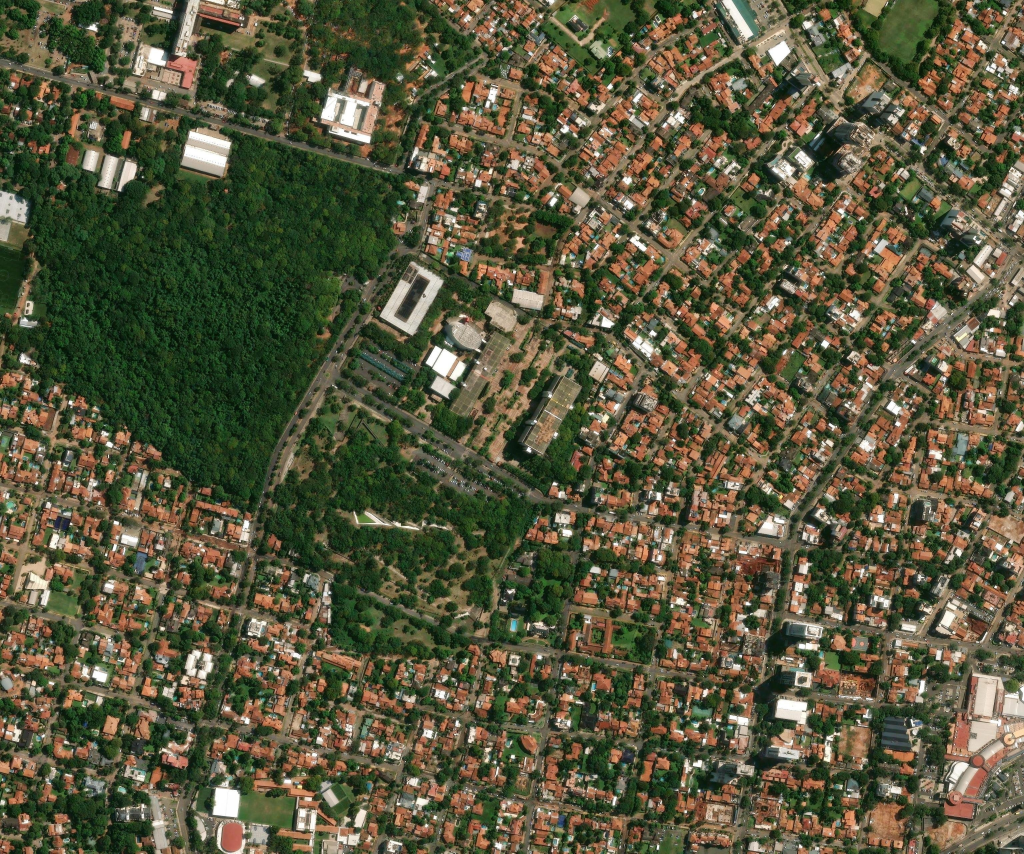
#> input picture assets/maps/kit/aerial_asuncion_banco_central_z18.jpg, 3072 x 2560 px, given in place of us_atlas.jpg, which was not available (shown at 1/3 size)
$ python ed09_assets.py
#> lines starting #> are read from the running program, lines starting #| are printed output that depends on the picture
#!/usr/bin/env python3
"""ED09 derived assets for pd17–pd20 (idempotent). Run: .venv/bin/python project/podcast/gen/ed09_assets.py"""
import json, re, os
from PIL import Image, ImageOps
Image.MAX_IMAGE_PIXELS = None
R = os.path.abspath(os.path.join(os.path.dirname(__file__), "..", "..", ".."))
P = lambda *a: os.path.join(R, *a)
K = 3840 / 6392.0

# --- US maps (kit us_* 6392x3524 -> 3840x2117) ---
def us(src, dst, grey):
#> called with src = 'assets/maps/kit/us_atlas.jpg', grey = True
    if os.path.exists(P(dst)): return
    im = Image.open(P(src)).convert("RGB").resize((3840, 2117), Image.LANCZOS)
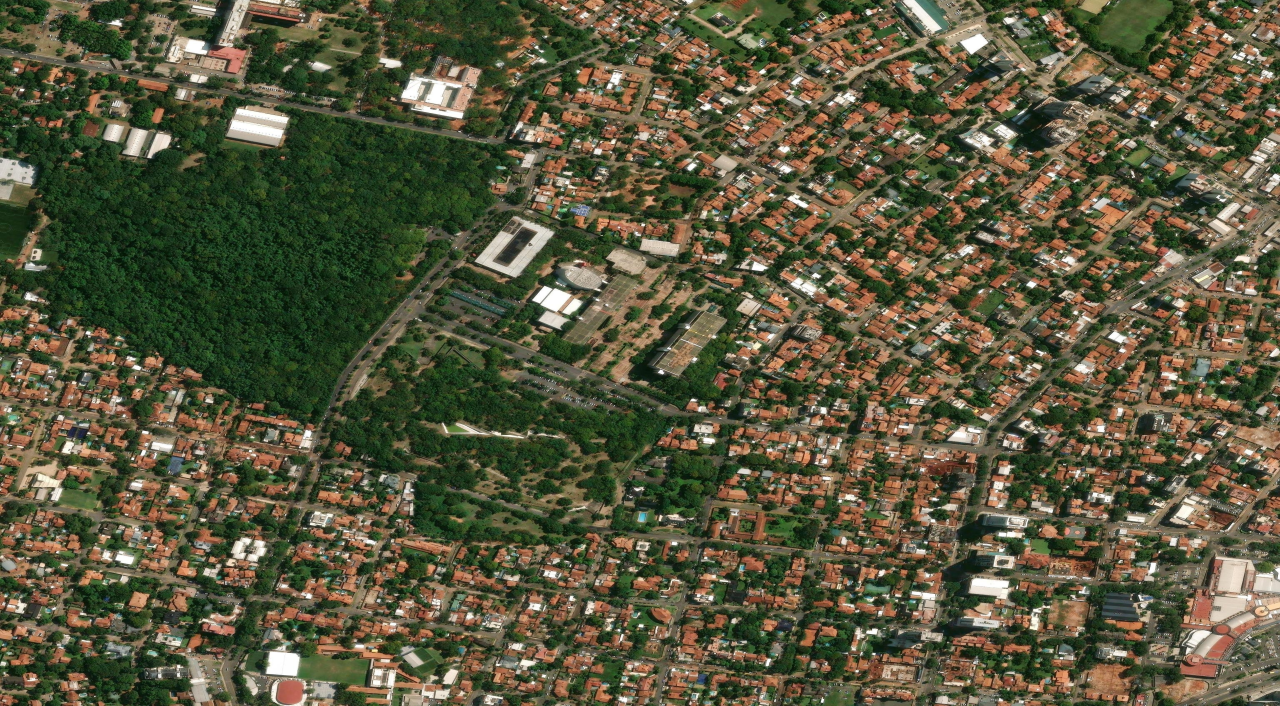
#> im: PIL image 3840x2117 RGB (shown at 1/3 size); mean R, G, B 88.5, 86.5, 61.2
    if grey:   # cool silicon grey atlas (paper scene)
        g = ImageOps.autocontrast(ImageOps.grayscale(im), cutoff=1)
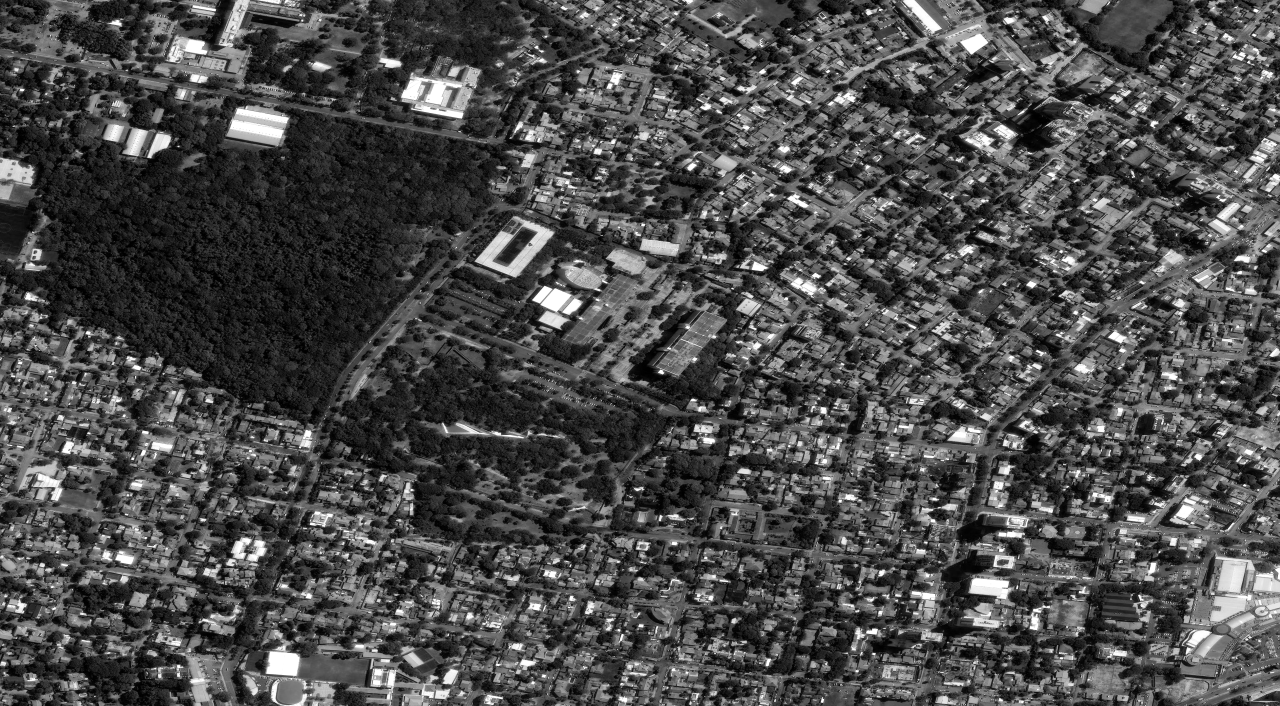
#> g: PIL image 3840x2117 L (shown at 1/3 size); min 0, max 255, mean 75
        im = ImageOps.colorize(g, (58, 63, 74), (238, 238, 232), mid=(176, 180, 186))
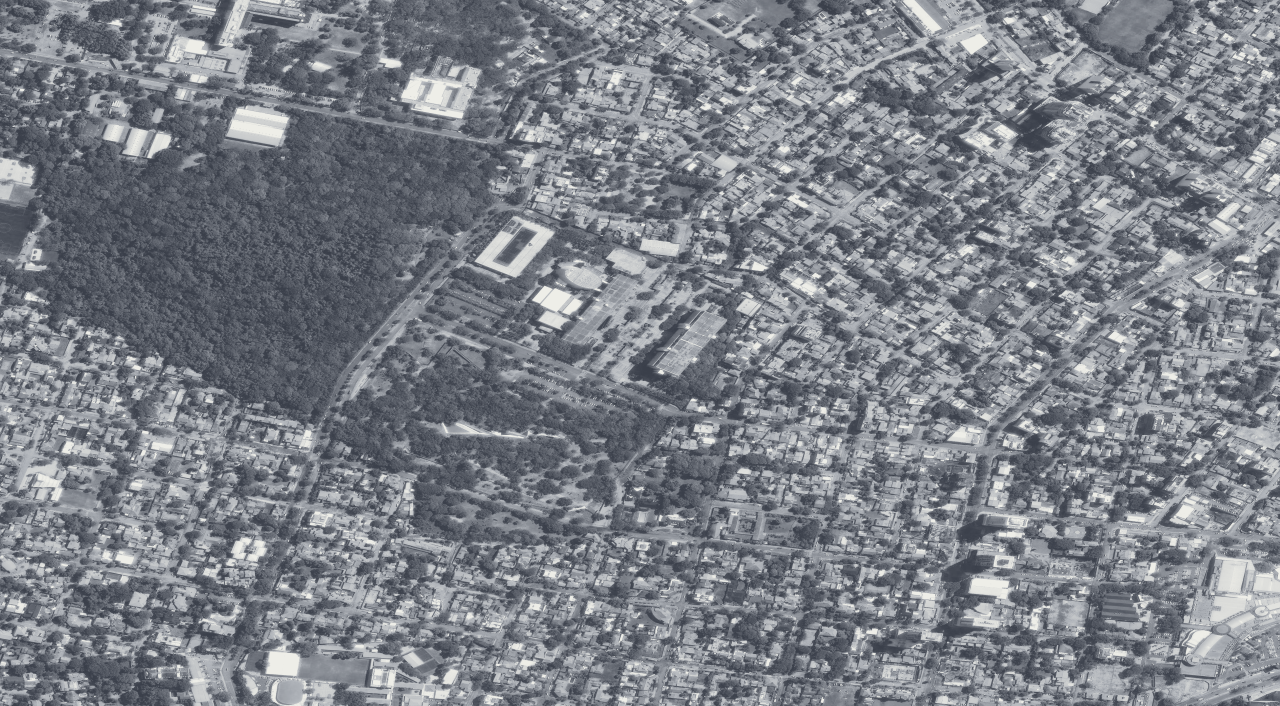
#> im: PIL image 3840x2117 RGB (shown at 1/3 size); mean R, G, B 123.8, 128.1, 135.7
    im.save(P(dst), quality=88)
us("assets/maps/kit/us_atlas.jpg", "assets/podcast/pd18/us_atlas_silicon_3840.jpg", True)
us("assets/maps/kit/us_night.jpg", "assets/podcast/pd19/us_night_3840.jpg", False)

def scale_path(d, k):
    out = []
    for m in re.finditer(r"([MLZ])\s*(-?[\d.]+)?[ ,]*(-?[\d.]+)?", d):
        c, x, y = m.groups()
        out.append("Z" if c == "Z" else "%s%d %d" % (c, round(float(x) * k), round(float(y) * k)))
    return "".join(out)
#> (the run stopped early here; a loop or call above may not have finished)

$ run again, on assets/maps/kit/aerial_asuncion_city_z15.jpg
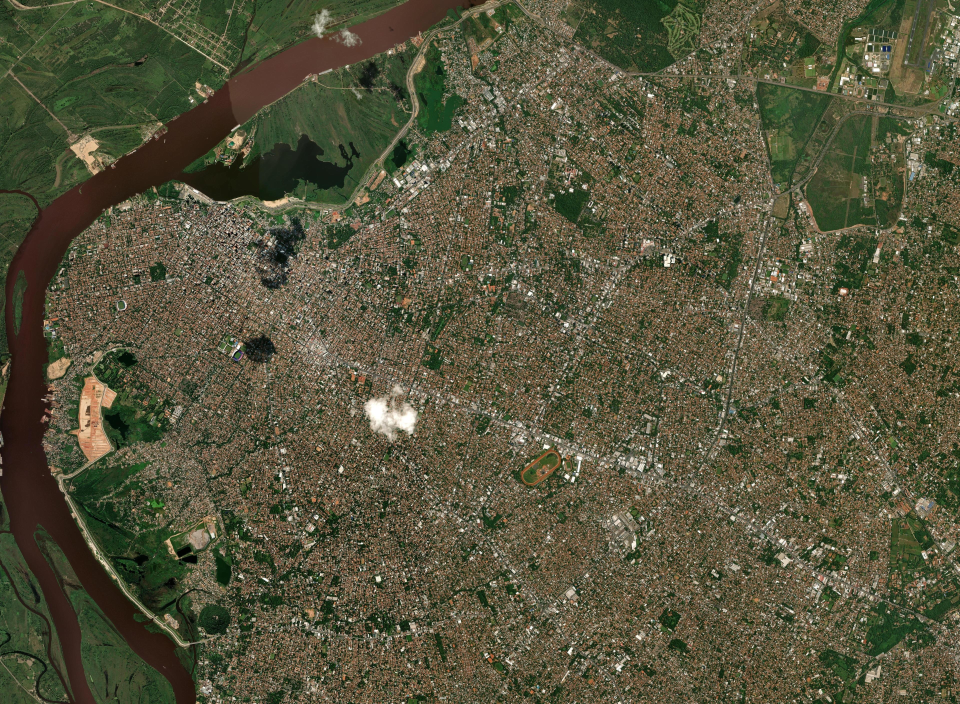
#> input picture assets/maps/kit/aerial_asuncion_city_z15.jpg, 3840 x 2816 px, given in place of us_atlas.jpg, which was not available (shown at 1/4 size)
#> in us, `g = ImageOps.autocontrast(ImageOps.grayscale(im), cutoff=1)`:
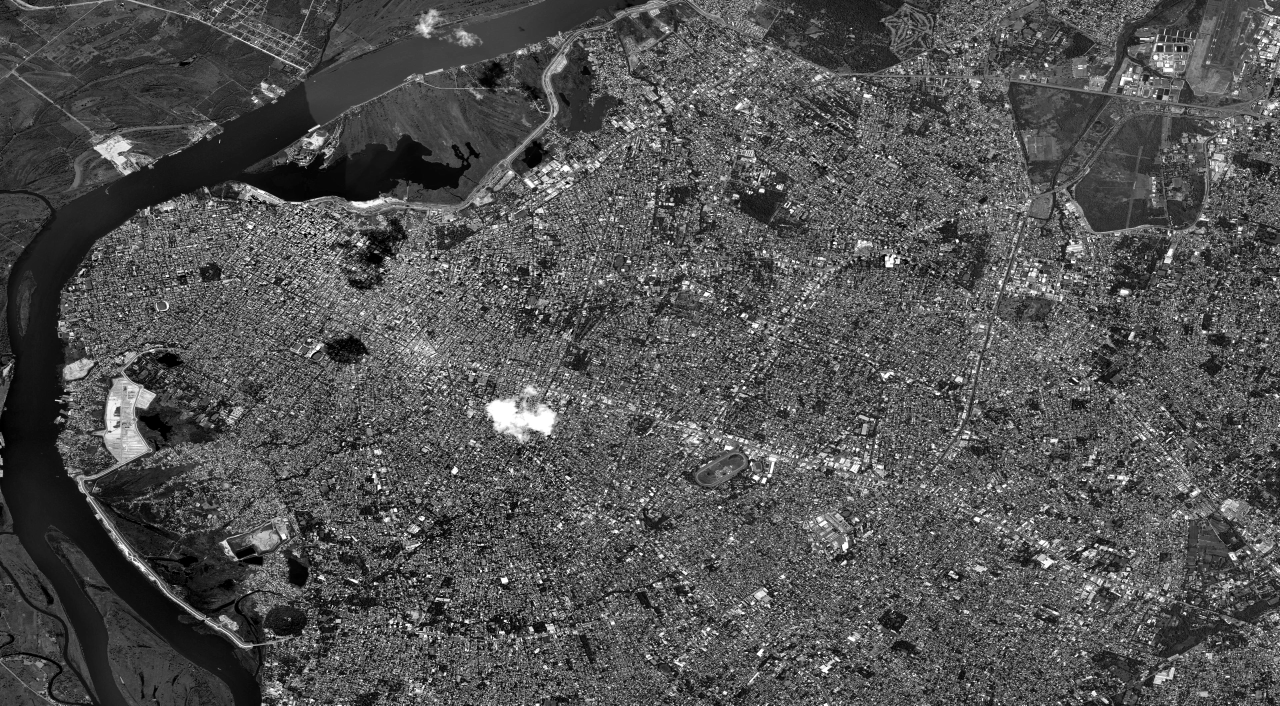
#> g: PIL image 3840x2117 L (shown at 1/3 size); min 0, max 255, mean 82.4
#> in us, `im = ImageOps.colorize(g, (58, 63, 74), (238, 238, 232), mid=(176, 180..`:
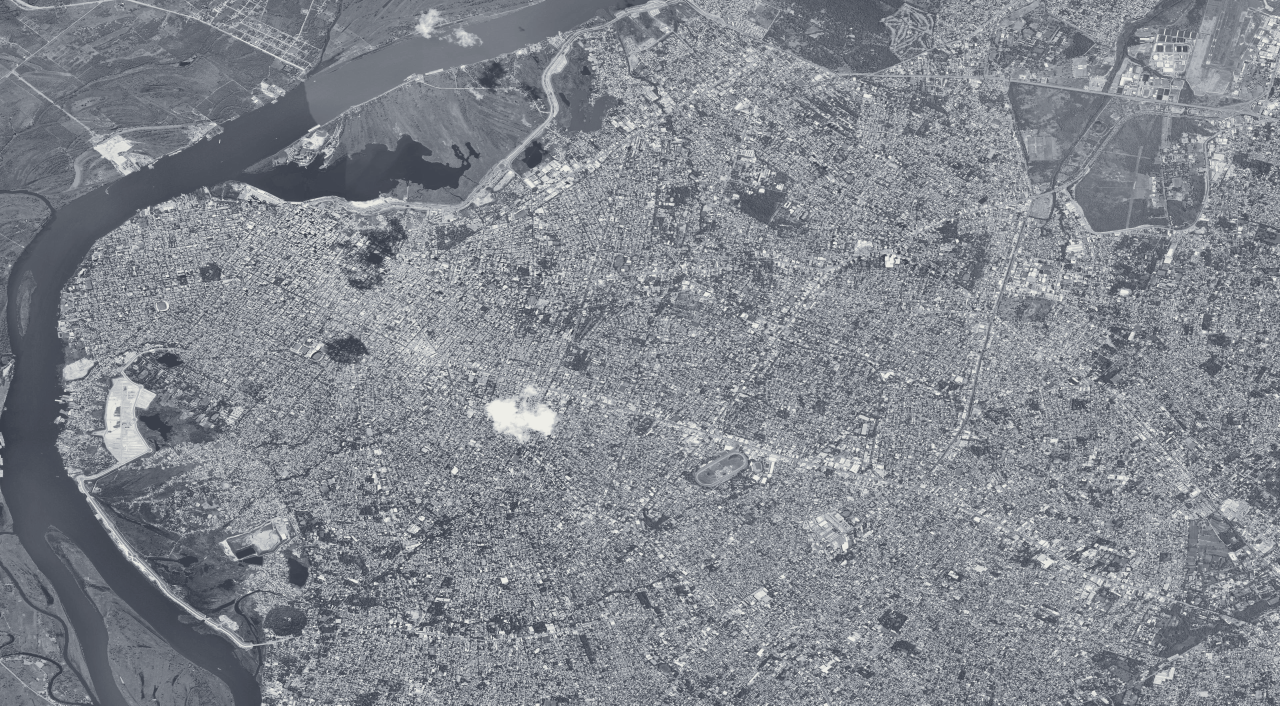
#> im: PIL image 3840x2117 RGB (shown at 1/3 size); mean R, G, B 130.2, 134.4, 141.7

$ run again, on assets/maps/kit/aerial_asuncion_congress_z18.jpg
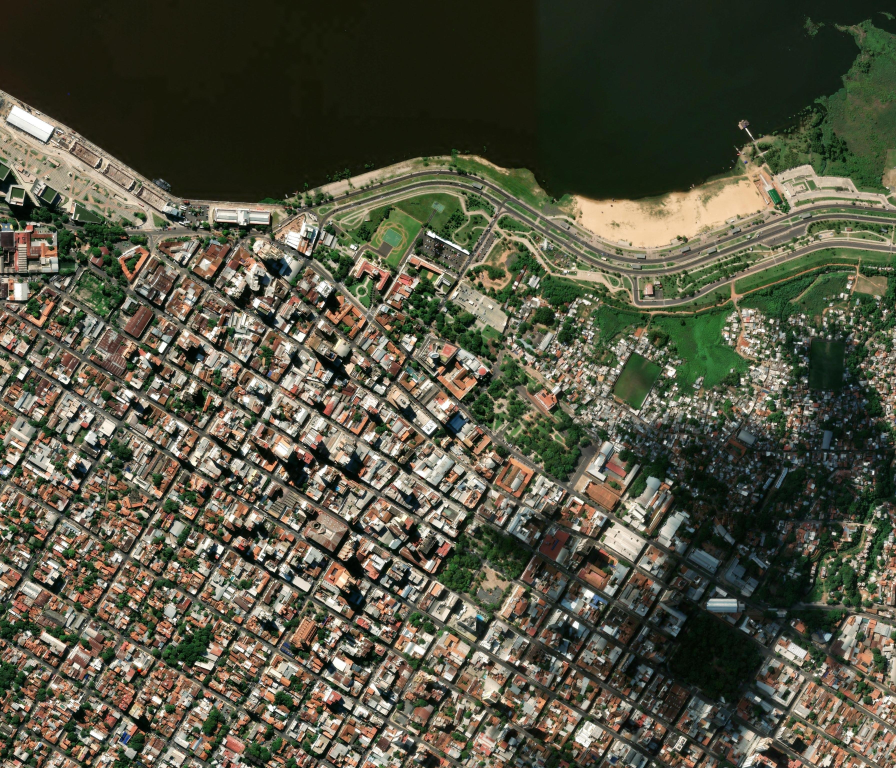
#> input picture assets/maps/kit/aerial_asuncion_congress_z18.jpg, 3584 x 3072 px, given in place of us_atlas.jpg, which was not available (shown at 1/4 size)
#> in us, `g = ImageOps.autocontrast(ImageOps.grayscale(im), cutoff=1)`:
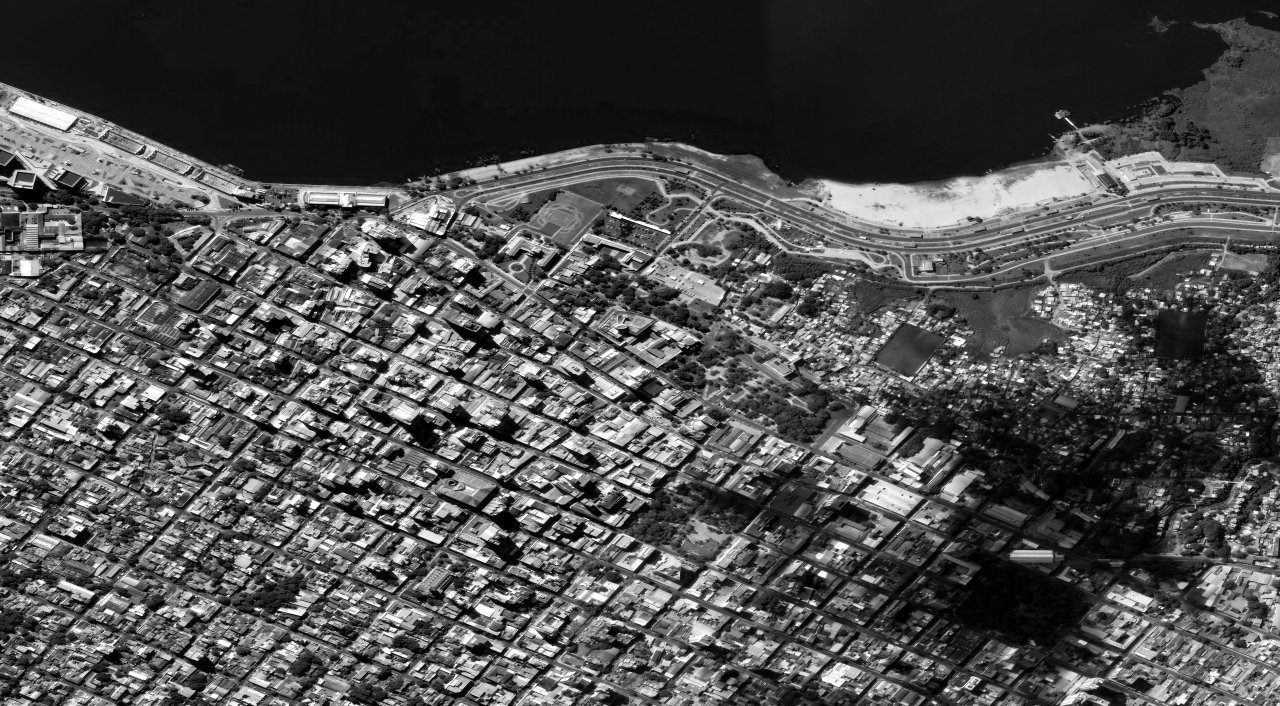
#> g: PIL image 3840x2117 L (shown at 1/3 size); min 0, max 255, mean 80
#> in us, `im = ImageOps.colorize(g, (58, 63, 74), (238, 238, 232), mid=(176, 180..`:
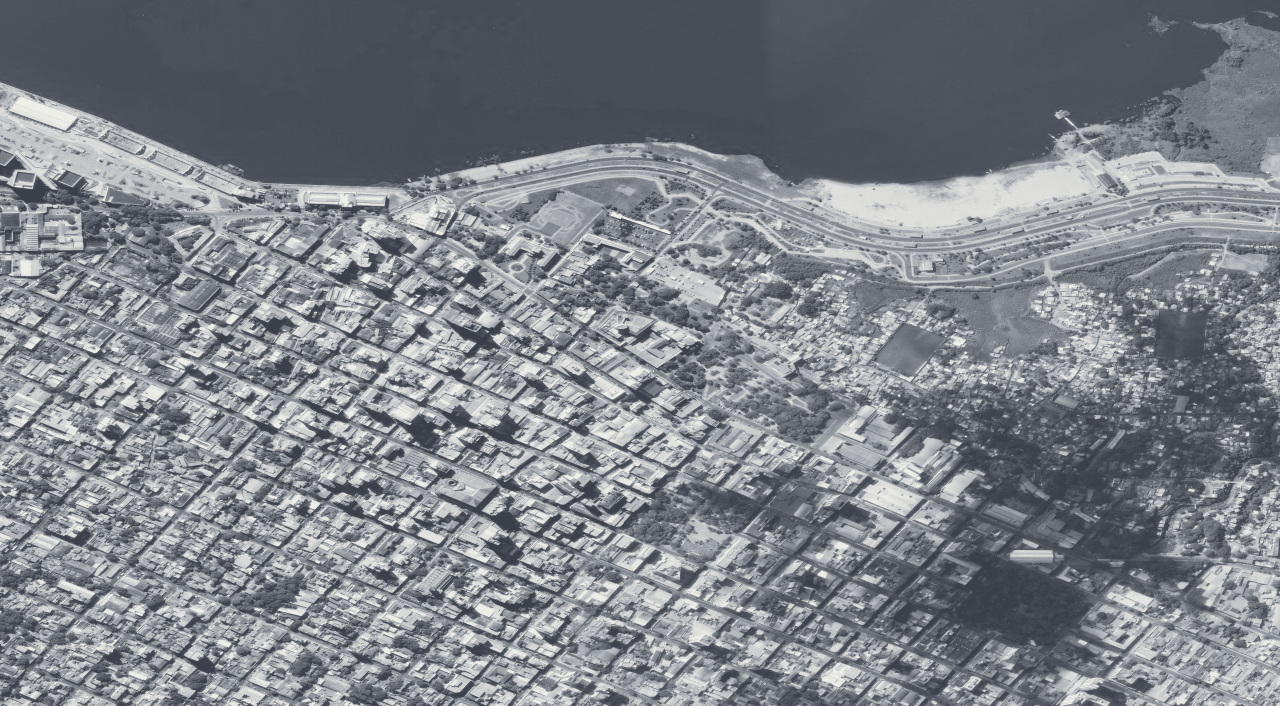
#> im: PIL image 3840x2117 RGB (shown at 1/3 size); mean R, G, B 125.7, 129.8, 136.9
